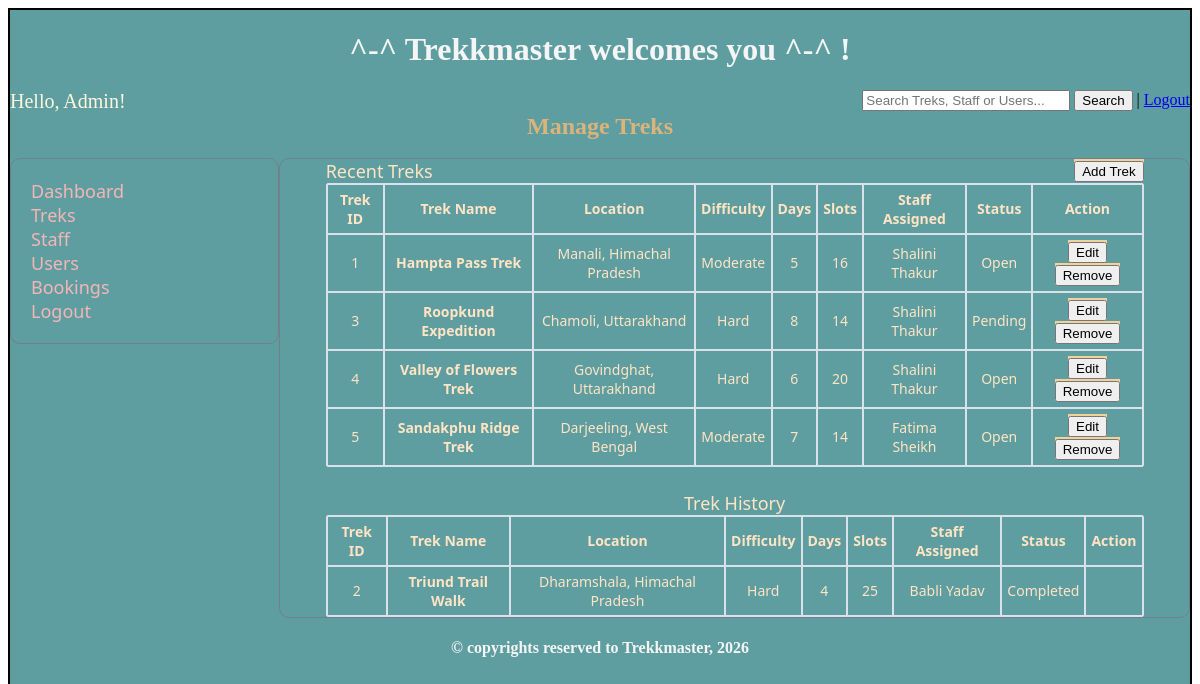
Before: /manage_treks with the older database file.
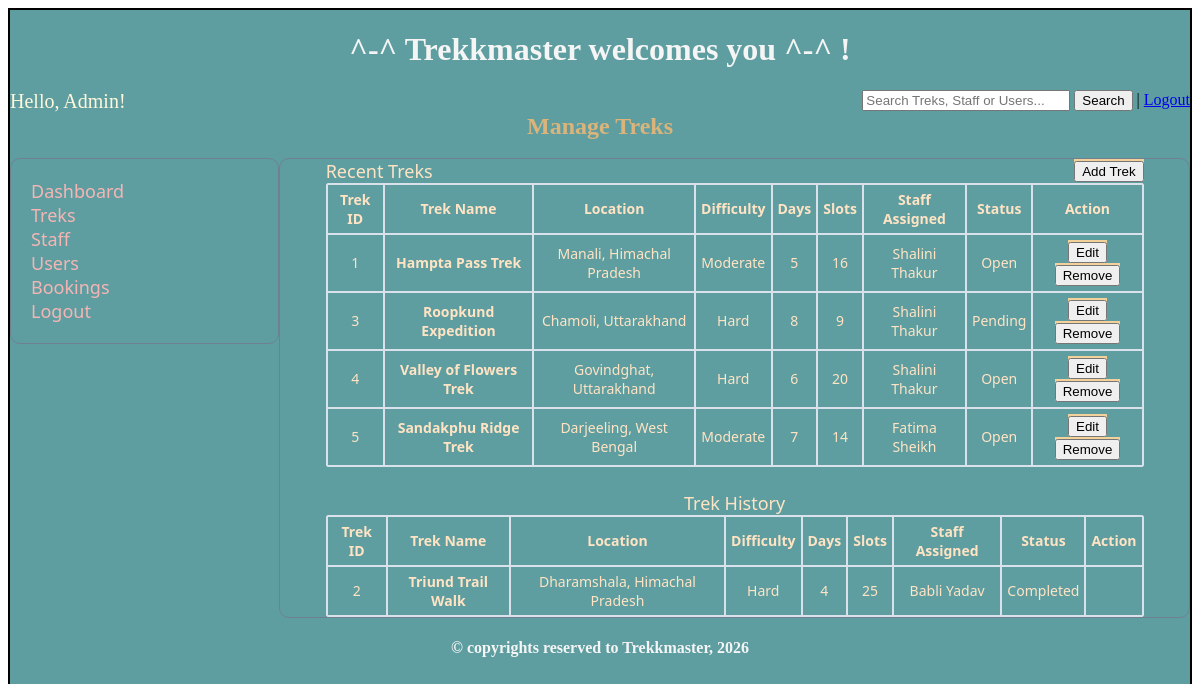
After: the same page with the newer database file.
### models.py (models this page shows)
class Trek(db.Model):
    __tablename__='trek'
    trek_id = db.Column(db.Integer, primary_key=True, autoincrement=True)
    trek_name = db.Column(db.String, unique = True, nullable = False)
    location = db.Column(db.String, nullable = False)
    difficulty = db.Column(db.Integer, nullable=False, default=0)  #0-easy, 1-moderate, 2- hard
    staff_assigned = db.Column(db.Integer, db.ForeignKey('staff.staff_id'), nullable = False)
    status = db.Column(db.Integer, nullable=False, default=0)  #0-open, 1-closed, 2- completed
    duration = db.Column(db.Integer, nullable = False)
    description = db.Column(db.String, nullable = False)
    av_slots = db.Column(db.Integer, nullable = False)
    st_date = db.Column(db.Date, nullable = False)
    en_date = db.Column(db.Date, nullable = False)
    bookings = db.relationship("Bookings", cascade="all, delete", backref="trek")

class Staff(db.Model):
    __tablename__='staff'
    staff_id = db.Column(db.Integer, primary_key=True)
    user_id = db.Column(db.Integer, db.ForeignKey('user_details.user_id'), nullable=False, unique=True) #linking child to parent
    full_name = db.Column(db.String, nullable=False)
    address = db.Column(db.String, nullable=False)
    phone_no = db.Column(db.String(15), nullable=False)
    status = db.Column(db.Integer, nullable=False, default=0)  #0-registered, 1-approved, 2-rejected, 3-deactivated, 4- blacklisted
    treks = db.relationship("Trek", backref="assigned_staff")

### controller.py (the view)
@app.route('/manage_treks', methods=['GET'])
def manage_treks():
    removed_id = request.args.get('removed_id')
    if removed_id:
        trek = Trek.query.get_or_404(removed_id)
        trek.status = 4
        db.session.commit()
        return redirect(url_for('manage_treks'))
    restore_id = request.args.get('restore_id')
    if restore_id:
        trek = Trek.query.get_or_404(restore_id)
        trek.status = 0
        db.session.commit()
        return redirect(url_for('manage_treks'))
    recent_treks = Trek.query.filter(Trek.status.in_([0, 1, 2])).all()
    history_treks = Trek.query.filter(Trek.status.in_([3, 4])).all()
    return render_template("manage_treks.html", recent_treks=recent_treks, history_treks=history_treks)

### templates/manage_treks.html (shortened to what the changed rows need)
<!DOCTYPE html>
<html lang="en">
<head>
    <link rel="stylesheet" href="/static/main.css">
</head>
<body>
    <div class="container">
        <div class="center">
            <h1>^-^ Trekkmaster welcomes you ^-^ !</h1>
        </div>
        <h2 class="heading">Manage Treks</h2>
        <br>
        <div style="display: flex;">
            <div class="dash_style">
                <table class="table" name="Recent Treks" style="width: 90%;">
                    <caption>
                        <div style="display: flex; justify-content: space-between; width: 100%">
                            <span style="text-align: left; font-size: 18px;">Recent Treks</span> <span
                                style="text-align:right;"><a href="{{ url_for('add_trek') }}" class="button"></a></span>
                        </div>
                    </caption>
                    <tr>
                        <th>Trek ID</th>
                        <th>Trek Name</th>
                        <th>Location</th>
                        <th>Difficulty</th>
                        <th>Days</th>
                        <th>Slots</th>
                        <th>Staff Assigned</th>
                        <th>Status</th>
                        <th>Action</th>
                    </tr>
                    {% for trek in recent_treks %}
                    <tr>
                        <td>{{ trek.trek_id }}</td>
                        <td><strong>{{trek.trek_name}}</strong></td>
                        <td>{{trek.location}}</td>
                        <td>
                            {% if trek.difficulty == 0 %}Easy
                            {% elif trek.difficulty == 1 %}Moderate
                            {% elif trek.difficulty == 2 %}Hard
                            {% endif %}
                        </td>
                        <td>{{ trek.duration }}</td>
                        <td>{{ trek.av_slots }}</td>
                        <td>
                            {% if trek.assigned_staff %}
                            {{ trek.assigned_staff.full_name }}
                            {% else %}
                            <span>Unassigned</span>
                            {% endif %}
                        </td>
                        <td>
                            {% if trek.status == 0 %}Pending
                            {% elif trek.status == 1 %}Open
                            {% elif trek.status == 2 %}Closed
                            {% endif %}
                        </td>
                        <td>
                            <a href="{{ url_for('edit_trek', trek_id=trek.trek_id) }}" class="button"><button
                                    type="button">Edit</button></a>
                            <a href="{{ url_for('manage_treks', removed_id=trek.trek_id) }}" class="button"><button
                                    type="button">Remove</button></a>
                        </td>
                    </tr>
                    {% else %}
                    <tr>
                        <td colspan="9">No active or recent treks found. Click "+ Add Trek" to create one.</td>
                    </tr>
                    {% endfor %}
                </table>
                <br>
                <table class="table" name="Recent Treks" style="width: 90%;">
                    <Caption style="font-size: 18px;">Trek History</Caption>
                    <tr>
                        <th>Trek ID</th>
                        <th>Trek Name</th>
                        <th>Location</th>
                        <th>Difficulty</th>
                        <th>Days</th>
                        <th>Slots</th>
                        <th>Staff Assigned</th>
                        <th>Status</th>
                        <th>Action</th>
                    </tr>
                </table>
            </div>
        </div>
    </div>
</body>
</html>

Changed rows visible on the page:
changed Trek "Roopkund Expedition": av_slots "14" → "9"
